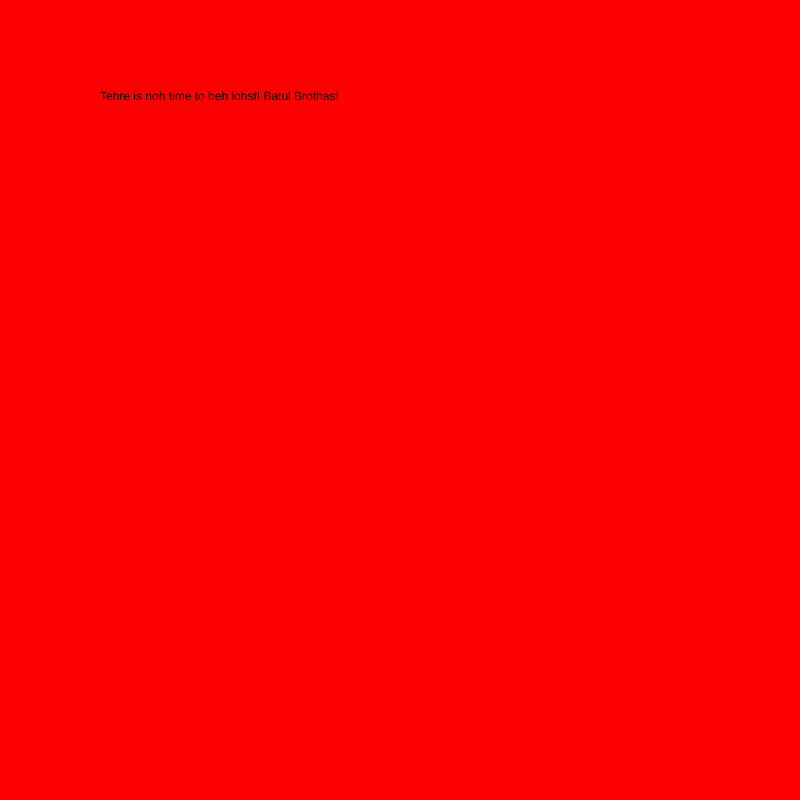
Frame 1 (no input)
Frame 60 (no input): identical to frame 1, image omitted
Frame 120 (the mouse pressed at the canvas centre since frame 60): identical to frame 1, image omitted

The p5.js sketch that drew this single still picture (run headless with seeded random() and noise() and a simulated clock; from frame 60 on, the mouse is pressed at the canvas centre):

// p5.js sketch
// ── sketch.js
var myState = 0;

function setup() {
  // put setup code here
  createCanvas(800, 800);
}

function draw() {
  // put drawing code here
  switch (myState) {
    case 0:
      background('red');
      text("Tehre is noh time to beh lohst! Batul Brothas!", 100, 100);
      break;
    case 1:
      background('green');
      text("Spehss Mahrens, todeh the enemeh is at oua doar! We know oua duteh and we will do eet. We fight for our honor as Blud Rehvens,as SPESS MAHRENS, and we fight in the nehme of the Empra!", 100, 100);
      break;

    case 2:
      background('red');
      text("deep strikes", 100, 100);
      break;

    case 3:
     background('green');
     text("SPESS SPESS SPESS",100, 100);
      break;

    case 4:
      break;

  }

}

function mouseReleased() {
  myState = myState + 1;
  if (myState > 4) {
      myState = 0;
    }
}
